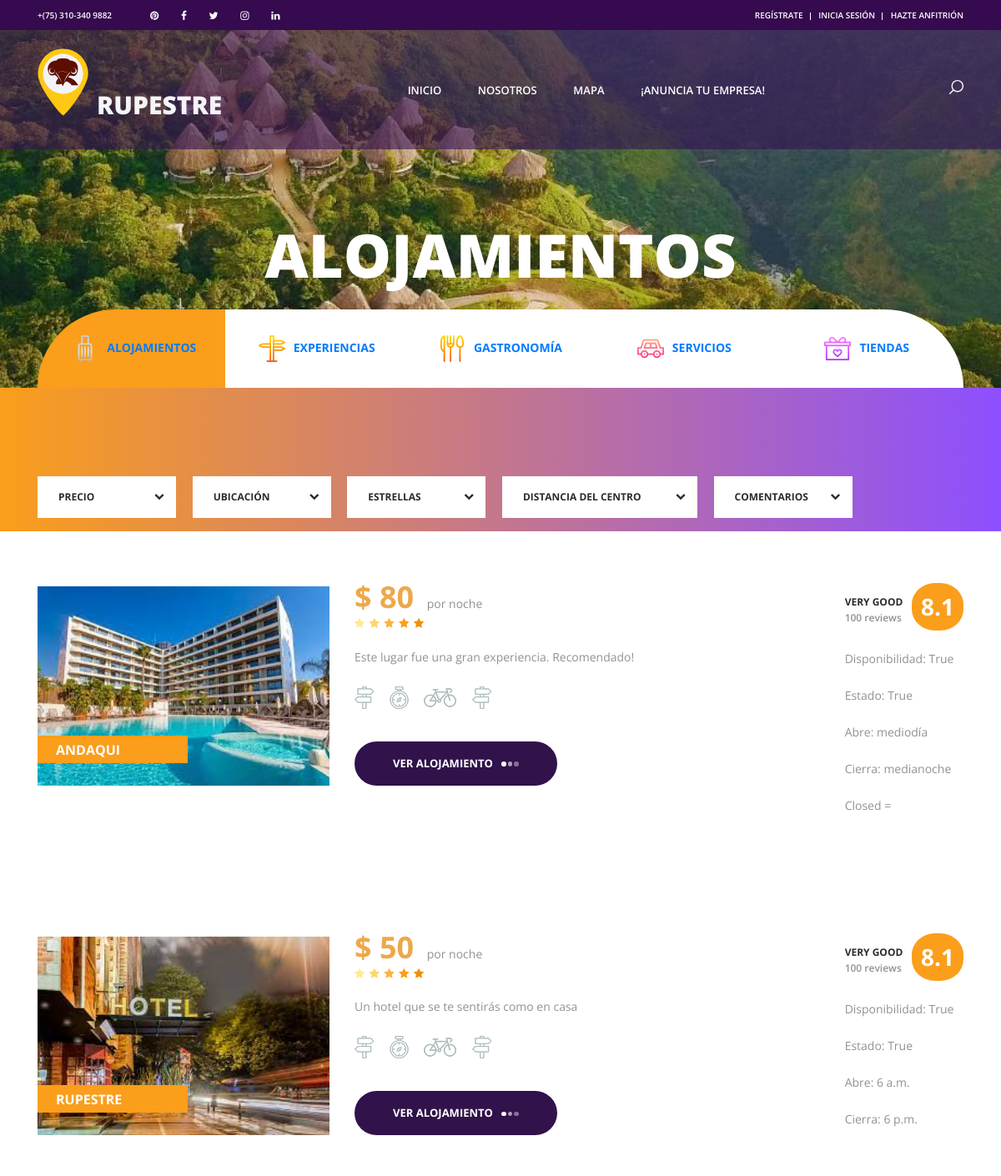
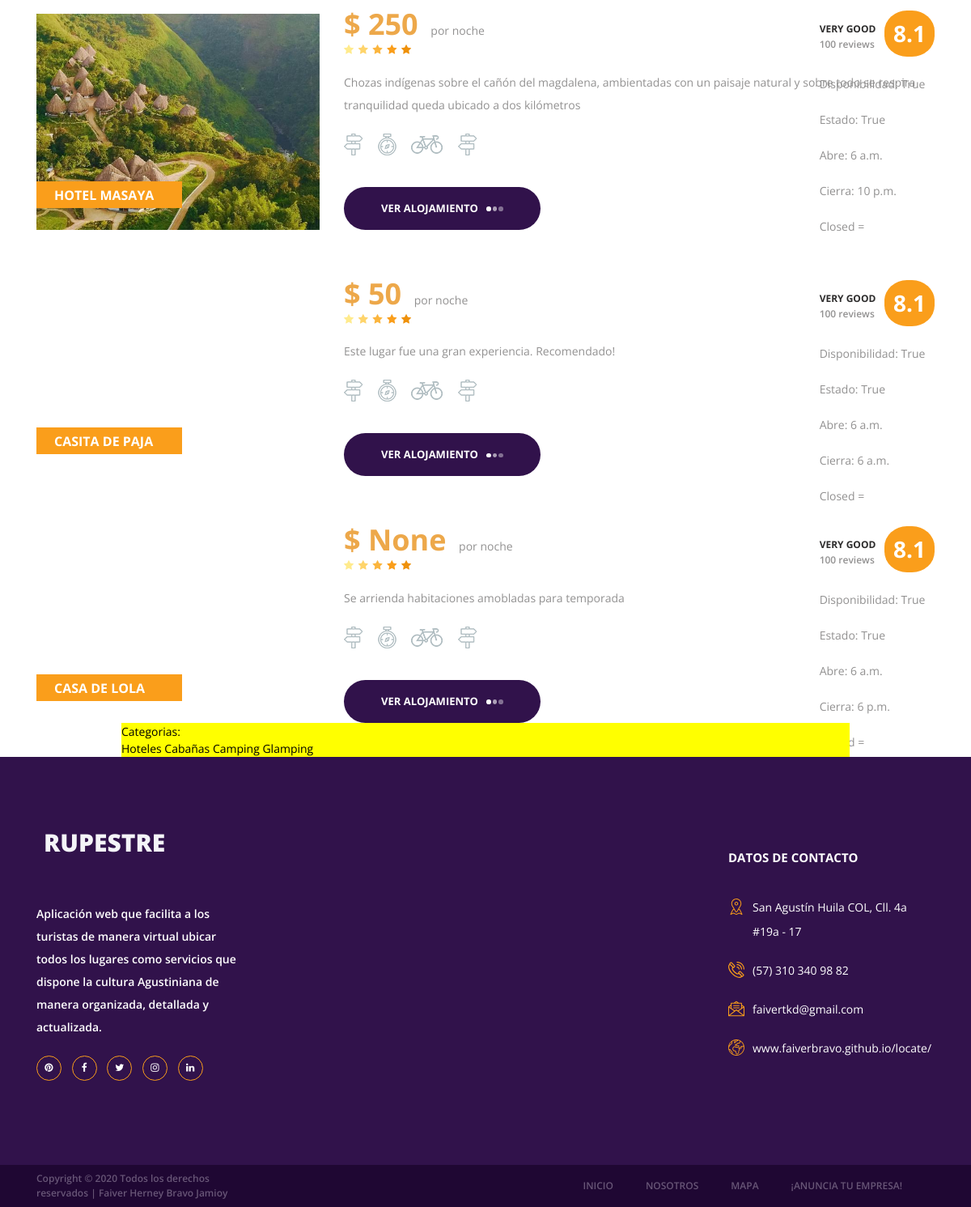
/alojamientos/, run on the app's committed database (2 pictures, top to bottom).
### alojamientos/models.py (models this page shows, shortened)
class Alojamiento(models.Model):
    nombre=models.CharField(max_length=50)
    descripcion=models.CharField(max_length=150)
    imagen=models.ImageField(upload_to='alojamientos')
    precio=models.IntegerField( null=True, blank=True)#opcional subir precio
    categorias=models.ManyToManyField(Categoria) #relación de muchos a muchos entre Categoria y Post
    disponibilidad=models.BooleanField(default=True)
    activo=models.BooleanField(default=True)# prendido o apagado
    abrir=models.TimeField(null=True)
    cerrar=models.TimeField(null=True)
    created=models.DateTimeField(auto_now_add=True, verbose_name='fecha de creación')
    updated=models.DateTimeField(auto_now_add=True)
    class Meta:
        verbose_name='alojamiento'
        verbose_name_plural='alojamientos'

class Categoria(models.Model):
    nombre=models.CharField(max_length=50)
    created=models.DateTimeField(auto_now_add=True)
    updated=models.DateTimeField(auto_now_add=True)
    class Meta:
        verbose_name='categoria'
        verbose_name_plural='categorias'

### alojamientos/views.py (the view)
# urls.py: path('alojamientos/', include('alojamientos.urls')),
def alojamientos(request):
    alojamientos=Alojamiento.objects.all()
    categorias=Categoria.objects.all()
    posts=Post.objects.all()
    return render(request, "alojamientos/alojamientos.html", {
        "alojamientos": alojamientos,
        "categorias": categorias,
        "posts": posts
        })

### alojamientos/templates/alojamientos/alojamientos.html (shortened to what this page needs)
{% extends "RupestreApp/base2.html" %}
{% load static %}
{% block content %}
		<div class="home">
			<div class="home_background parallax-window" data-parallax="scroll" data-image-src="{% static 'images/alojamientos/h.jpg' %}"></div>
			<div class="home_content">
				<div class="home_title">alojamientos</div>
			</div>
		</div>
	<div class="offers">
		<div class="search">
			<div class="container fill_height">
				<div class="row fill_height">
					<div class="col fill_height">
						<div class="search_tabs_container">
							<div
								class="search_tabs d-flex flex-lg-row flex-column align-items-lg-center align-items-start justify-content-lg-between justify-content-start">
								<div
									class="search_tab active d-flex flex-row align-items-center justify-content-lg-center justify-content-start">
									<a class="link" href="{% url 'Alojamientos' %}"><img src="{% static 'images/iconos/alojamientos.png' %} "
											alt=""><span>alojamientos</span></a>
								</div>
								<div
									class="search_tab d-flex flex-row align-items-center justify-content-lg-center justify-content-start text-decoration:none">
									<a class="link" href="{% url 'Experiencias' %}"><img src="{% static 'images/iconos/turismo.png' %}" alt="">experiencias</a>
								</div>
								<div
									class="search_tab d-flex flex-row align-items-center justify-content-lg-center justify-content-start text-decoration:none">
									<a class="link" href="{% url 'Gastronomia' %}"><img src="{% static 'images/iconos/gastronomia.png' %}"
											alt="">gastronomía</a>
								</div>
								<div
									class="search_tab d-flex flex-row align-items-center justify-content-lg-center justify-content-start text-decoration:none">
									<a class="link" href="{% url 'Servicios' %}"><img src="{% static 'images/iconos/servicios.png' %}"
											alt="">servicios</a>
								</div>
								<div
									class="search_tab d-flex flex-row align-items-center justify-content-lg-center justify-content-start text-decoration:none">
									<a class="link" href="{% url 'Tienda' %}"><img src="{% static 'images/iconos/tiendas.png' %}" alt="">tiendas</a>
								</div>
							</div>
						</div>
					</div>
				</div>
			</div>
		</div>
	<div class="search">
		<div class="search_inner">
			<div class="container fill_height no-padding">
				<div class="row fill_height no-margin">
					<div class="col fill_height no-padding">
						<div class="row">
							<div class="col-lg-11">
								<div class="offers_sorting_container">
									<ul class="offers_sorting">
										<li>
											<span class="sorting_text">precio</span>
											<i class="fa fa-chevron-down"></i>
										</li>
										<li>
											<span class="sorting_text">ubicación</span>
											<i class="fa fa-chevron-down"></i>
										</li>
										<li>
											<span class="sorting_text">estrellas</span>
											<i class="fa fa-chevron-down"></i>
										</li>
										<li class="distance_item">
											<span class="sorting_text">distancia del centro</span>
											<i class="fa fa-chevron-down"></i>
										</li>
										<li>
											<span class="sorting_text">comentarios</span>
											<i class="fa fa-chevron-down"></i>
										</li>
									</ul>
								</div>
							</div>
						</div>
					</div>
				</div>
			</div>
		</div>
	</div>
	{% for alojamiento in alojamientos %}
		<div class="container">
			<div class="row">
				<div class="col-lg-12">
					<div class="offers_grid">
						<div class="offers_item rating_4">
							<div class="row">
								<div class="col-lg-3 col-1680-4">
									<div class="offers_image_container">
										<div class="offers_image_background" style="background-image:url({{alojamiento.imagen.url}})"></div>
										<div class="offer_name"><a href="alojamiento_detalle/{{alojamiento.id}}">{{alojamiento.nombre}}</a></div>
									</div>
								</div>
								<div class="col-lg-8">
									<div class="offers_content">
										<div class="offers_price">$ {{alojamiento.precio}}<span> por noche</span></div>
										<div class="rating_r rating_r_5 offers_rating" data-rating="4">
											<i></i>
											<i></i>
											<i></i>
											<i></i>
											<i></i>
										</div>
										<p class="offers_text">{{alojamiento.descripcion}}</p>
										<div class="offers_icons">
											<ul class="offers_icons_list">
												<li class="offers_icons_item"><img src="{% static 'images/iconos/post.png' %}" alt=""></li>
												<li class="offers_icons_item"><img src="{% static 'images/iconos/compass.png' %}" alt=""></li>
												<li class="offers_icons_item"><img src="{% static 'images/iconos/bicycle.png' %}" alt=""></li>
												<li class="offers_icons_item"><img src="{% static 'images/iconos/post.png' %}" alt=""></li>
											</ul>
										</div>
										<div class="button book_button"><a href="alojamiento_detalle/{{alojamiento.id}}">ver alojamiento<span></span><span></span><span></span></a></div>
										<div class="offer_reviews">
											<div class="offer_reviews_content">
												<div class="offer_reviews_title">very good</div>
												<div class="offer_reviews_subtitle">100 reviews</div>
											</div>
											<div class="offer_reviews_rating text-center">8.1</div>
											<p class="offers_text">Disponibilidad: {{alojamiento.disponibilidad}}</p>
											<p class="offers_text">Estado: {{alojamiento.activo}}</p>
											<p class="offers_text">Abre: {{alojamiento.abrir}}</p>
											<p class="offers_text">Cierra: {{alojamiento.cerrar}}</p>
											<p class="offers_text">Closed = {{alojamiento.dd}}</p>
										</div>
									</div>
								</div>
							</div>
						</div>
					</div>
				</div>
			</div>
		</div>
	</div>
	{% endfor %}
	<section>
		<div style="width:75%; background-color: yellow; margin:auto; text-align: left ; color: black;">
			Categorias:<div></div>
			{% for categoria in categorias %}
				{{categoria.nombre}}
			{% endfor %}
		</div>
	</section>
{% endblock %}

### RupestreApp/static/styles/offers_responsive.css (style rules this page uses)
@media only screen and (max-width: 2340px) { .col-1680-4 { flex: 0 0 33.333333%; max-width: 33.333333%; } }
@media only screen and (max-width: 2340px) { .offers { padding-top: 0px; } }
@media only screen and (max-width: 2340px) { .search { position: relative; width: 100%; height: auto; background: linear-gradient(to right, #fa9e1b, #8d4fff); z-index: 10; } }
@media only screen and (max-width: 2340px) { .search_inner { width: 100%; height: 100%; } }
@media only screen and (max-width: 2340px) { .no-padding { padding-left: 15px; padding-right: 15px; } }
@media only screen and (max-width: 2340px) { .no-margin { margin-left: -15px; margin-right: -15px; } }
@media only screen and (max-width: 2340px) { .search_tabs_container { position: absolute; bottom: 100%; left: 15px; width: calc(100% - 30px); } }
@media only screen and (max-width: 2340px) { .search_tabs { flex-wrap: nowrap; height: 94px; } }
@media only screen and (max-width: 2340px) { .search_tab { font-size: 14px; font-weight: 700; color: #2d2c2c; text-transform: uppercase; text-align: center; height: 100%; flex-grow: 1; background: #FFFFFF; cursor: pointer; -webkit-transition: all 200ms ease; -moz-transition: all 200ms ease; -ms-transition: all 200ms ease; -o-transition: all 200ms ease; transition: all 200ms ease; } }
@media only screen and (max-width: 2340px) { .search_tab:not(:first-child):not(:nth-child(2)) { border: none; margin-right: 0px; margin-bottom: 0px; } }
@media only screen and (max-width: 2340px) { .search_tab:nth-child(2) { border-top-right-radius: 0px; padding-right: 0px; } }
@media only screen and (max-width: 2340px) { .search_tab:last-child { border-top-right-radius: 94px; padding-right: 7px; } }
@media only screen and (max-width: 2340px) { .offers_sorting_container { margin-top: 105px; } }

### data on the page
Alojamiento: imagen (picture), nombre "ANDAQUI", precio "80", descripcion "Este lugar fue una gran experiencia. Recomendado!", disponibilidad "True", activo "True", abrir "mediodía", cerrar "medianoche"
Alojamiento: imagen (picture), nombre "RUPESTRE", precio "50", descripcion "Un hotel que se te sentirás como en casa", disponibilidad "True", activo "True", abrir "6 a.m.", cerrar "6 p.m."
Alojamiento: imagen (picture), nombre "HOTEL MASAYA", precio "250", descripcion "Chozas indígenas sobre el cañón del magdalena, ambientadas con un paisaje natural y sobre todo se respira tranquilidad queda ubicado a dos kilómetros", disponibilidad "True", activo "True", abrir "6 a.m.", cerrar "10 p.m."
Alojamiento: nombre "CASITA DE PAJA", precio "50", descripcion "Este lugar fue una gran experiencia. Recomendado!", disponibilidad "True", activo "True", abrir "6 a.m.", cerrar "6 a.m."
Alojamiento: nombre "CASA DE LOLA", precio "None", descripcion "Se arrienda habitaciones amobladas para temporada", disponibilidad "True", activo "True", abrir "6 a.m.", cerrar "6 p.m."
Categoria: nombre "Hoteles"
Categoria: nombre "Cabañas"
Categoria: nombre "Camping"
Categoria: nombre "Glamping"
